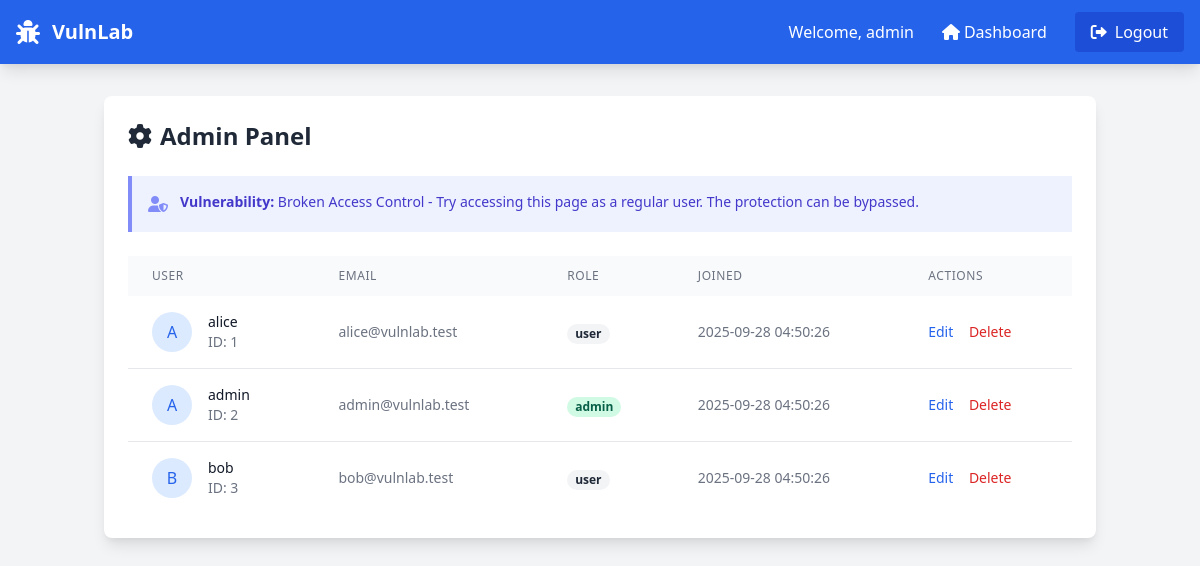
Screenshot of /admin.php (signed in) with the database file from the repository.
### tables this page shows
CREATE TABLE users (
    id INT AUTO_INCREMENT PRIMARY KEY,
    username VARCHAR(100) UNIQUE NOT NULL,
    password VARCHAR(255) NOT NULL,
    role ENUM('user','admin') DEFAULT 'user',
    email VARCHAR(255) NOT NULL,
    created_at TIMESTAMP DEFAULT CURRENT_TIMESTAMP
);

### public/admin.php (the view, shortened to what this page needs)
<?php
$conn = getDBConnection();
$sql = "SELECT id, username, email, role, created_at FROM users ORDER BY created_at DESC";
$result = $conn->query($sql);
$users = [];
while ($row = $result->fetch_assoc()) {
    $users[] = $row;
}
?>
<!DOCTYPE html>
<html lang="en">
<head>
    <link href="https://cdn.jsdelivr.net/npm/tailwindcss@2.2.19/dist/tailwind.min.css" rel="stylesheet">
    <link href="https://cdnjs.cloudflare.com/ajax/libs/font-awesome/6.0.0/css/all.min.css" rel="stylesheet">
</head>
<body class="bg-gray-100">
    <?php include '../includes/header.php'; ?>
    <div class="container mx-auto px-4 py-8">
        <div class="max-w-6xl mx-auto">
            <div class="bg-white rounded-lg shadow-lg p-6">
                <h1 class="text-2xl font-bold mb-6 text-gray-800">
                    <i class="fas fa-cog mr-2"></i>Admin Panel
                </h1>
                <div class="bg-indigo-50 border-l-4 border-indigo-400 p-4 mb-6">
                    <div class="flex">
                        <div class="flex-shrink-0">
                            <i class="fas fa-user-shield text-indigo-400"></i>
                        </div>
                        <div class="ml-3">
                            <p class="text-sm text-indigo-700">
                                <strong>Vulnerability:</strong> Broken Access Control - Try accessing this page as a regular user.
                                The protection can be bypassed.
                            </p>
                        </div>
                    </div>
                </div>
                <div class="overflow-x-auto">
                    <table class="w-full table-auto">
                        <thead>
                            <tr class="bg-gray-50">
                                <th class="px-6 py-3 text-left text-xs font-medium text-gray-500 uppercase tracking-wider">User</th>
                                <th class="px-6 py-3 text-left text-xs font-medium text-gray-500 uppercase tracking-wider">Email</th>
                                <th class="px-6 py-3 text-left text-xs font-medium text-gray-500 uppercase tracking-wider">Role</th>
                                <th class="px-6 py-3 text-left text-xs font-medium text-gray-500 uppercase tracking-wider">Joined</th>
                                <th class="px-6 py-3 text-left text-xs font-medium text-gray-500 uppercase tracking-wider">Actions</th>
                            </tr>
                        </thead>
                        <tbody class="bg-white divide-y divide-gray-200">
                            <?php foreach ($users as $user): ?>
                            <tr>
                                <td class="px-6 py-4 whitespace-nowrap">
                                    <div class="flex items-center">
                                        <div class="flex-shrink-0 h-10 w-10">
                                            <div class="h-10 w-10 rounded-full bg-blue-100 flex items-center justify-center">
                                                <span class="text-blue-600 font-medium"><?php echo strtoupper(substr($user['username'], 0, 1)); ?></span>
                                            </div>
                                        </div>
                                        <div class="ml-4">
                                            <div class="text-sm font-medium text-gray-900"><?php echo htmlspecialchars($user['username']); ?></div>
                                            <div class="text-sm text-gray-500">ID: <?php echo $user['id']; ?></div>
                                        </div>
                                    </div>
                                </td>
                                <td class="px-6 py-4 whitespace-nowrap text-sm text-gray-500"><?php echo htmlspecialchars($user['email']); ?></td>
                                <td class="px-6 py-4 whitespace-nowrap">
                                    <span class="px-2 inline-flex text-xs leading-5 font-semibold rounded-full
                                        <?php echo $user['role'] === 'admin' ? 'bg-green-100 text-green-800' : 'bg-gray-100 text-gray-800'; ?>">
                                        <?php echo htmlspecialchars($user['role']); ?>
                                    </span>
                                </td>
                                <td class="px-6 py-4 whitespace-nowrap text-sm text-gray-500"><?php echo $user['created_at']; ?></td>
                                <td class="px-6 py-4 whitespace-nowrap text-sm font-medium">
                                    <a href="#" class="text-blue-600 hover:text-blue-900 mr-3">Edit</a>
                                    <a href="#" class="text-red-600 hover:text-red-900">Delete</a>
                                </td>
                            </tr>
                            <?php endforeach; ?>
                        </tbody>
                    </table>
                </div>
            </div>
        </div>
    </div>
</body>
</html>

### includes/header.php
<nav class="bg-blue-600 text-white shadow-lg">
    <div class="max-w-7xl mx-auto px-4">
        <div class="flex justify-between items-center h-16">
            <div class="flex items-center">
                <a href="dashboard.php" class="flex items-center">
                    <i class="fas fa-bug text-2xl mr-3"></i>
                    <span class="font-bold text-xl">VulnLab</span>
                </a>
            </div>
            <div class="flex items-center space-x-4">
                <span>Welcome, <?php echo htmlspecialchars($_SESSION['username']); ?></span>
                <a href="dashboard.php" class="hover:bg-blue-700 px-3 py-2 rounded transition duration-300">
                    <i class="fas fa-home mr-1"></i>Dashboard
                </a>
                <a href="logout.php" class="bg-blue-700 hover:bg-blue-800 px-4 py-2 rounded transition duration-300">
                    <i class="fas fa-sign-out-alt mr-2"></i>Logout
                </a>
            </div>
        </div>
    </div>
</nav>

### rows the page displays
users: username "A", username "alice", id "1", email "alice@vulnlab.test", role "user", created_at "2025-09-28 04:50:26"
users: username "A", username "admin", id "2", email "admin@vulnlab.test", role "admin", created_at "2025-09-28 04:50:26"
users: username "B", username "bob", id "3", email "bob@vulnlab.test", role "user", created_at "2025-09-28 04:50:26"

### other values shown
$_SESSION['username'] "admin"
